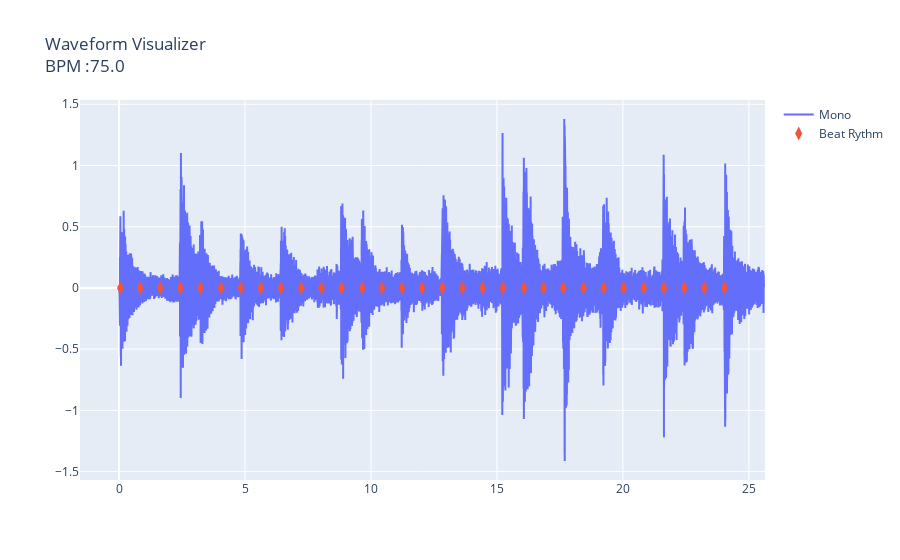

Notebook code for this chart:
### Code cell
stereo = False
rate = 30

left = [point[0] for point in song.waveform[0::rate]]
right = [point[1] for point in song.waveform[0::rate]]
mono = (np.array(left) + np.array(right)) / 2
x = np.arange(0, len(mono)) * rate / song.sr

if stereo:
    data = [
        go.Scatter(x=x, y=left, name="Left"),
        go.Scatter(x=x, y=right, name="Right"),
    ]
else:
    data = [go.Scatter(x=x, y=mono, name="Mono")]

fig = go.Figure(data=data)

beats = librosa.frames_to_time(song_analyzer.beat_frames, song.sr)

fig.add_trace(
    go.Scatter(
        x=beats,
        y=np.zeros(len(beats)),
        mode="markers",
        marker_symbol="diamond-tall",
        marker_size=10,
        name="Beat Rythm"
    )
)

fig.update_layout(title=f"Waveform Visualizer <br>BPM :{round(song_analyzer.tempo,0)}")
fig.show()

### Figure 1 — Plotly figure (JSON) as saved in the notebook; plotly's stock layout.template omitted (floating-point values rounded to 4 significant figures; data arrays with more than 128 entries replaced by an {"elided": "..."} marker saying what was removed)
{"data": [{"name": "Mono", "type": "scatter", "x": {"elided": "37632 float values"}, "y": {"elided": "37632 float values"}}, {"marker": {"size": 10, "symbol": "diamond-tall"}, "mode": "markers", "name": "Beat Rythm", "type": "scatter", "x": [0.05805, 0.8359, 1.637, 2.438, 3.239, 4.052, 4.841, 5.631, 6.432, 7.233, 8.034, 8.835, 9.648, 10.44, 11.23, 12.03, 12.83, 13.63, 14.43, 15.23, 16.07, 16.85, 17.64, 18.44, 19.24, 20.03, 20.83, 21.63, 22.43, 23.23, 24.03], "y": [0, 0, 0, 0, 0, 0, 0, 0, 0, 0, 0, 0, 0, 0, 0, 0, 0, 0, 0, 0, 0, 0, 0, 0, 0, 0, 0, 0, 0, 0, 0]}], "layout": {"title": {"text": "Waveform Visualizer <br>BPM :75.0"}}}
